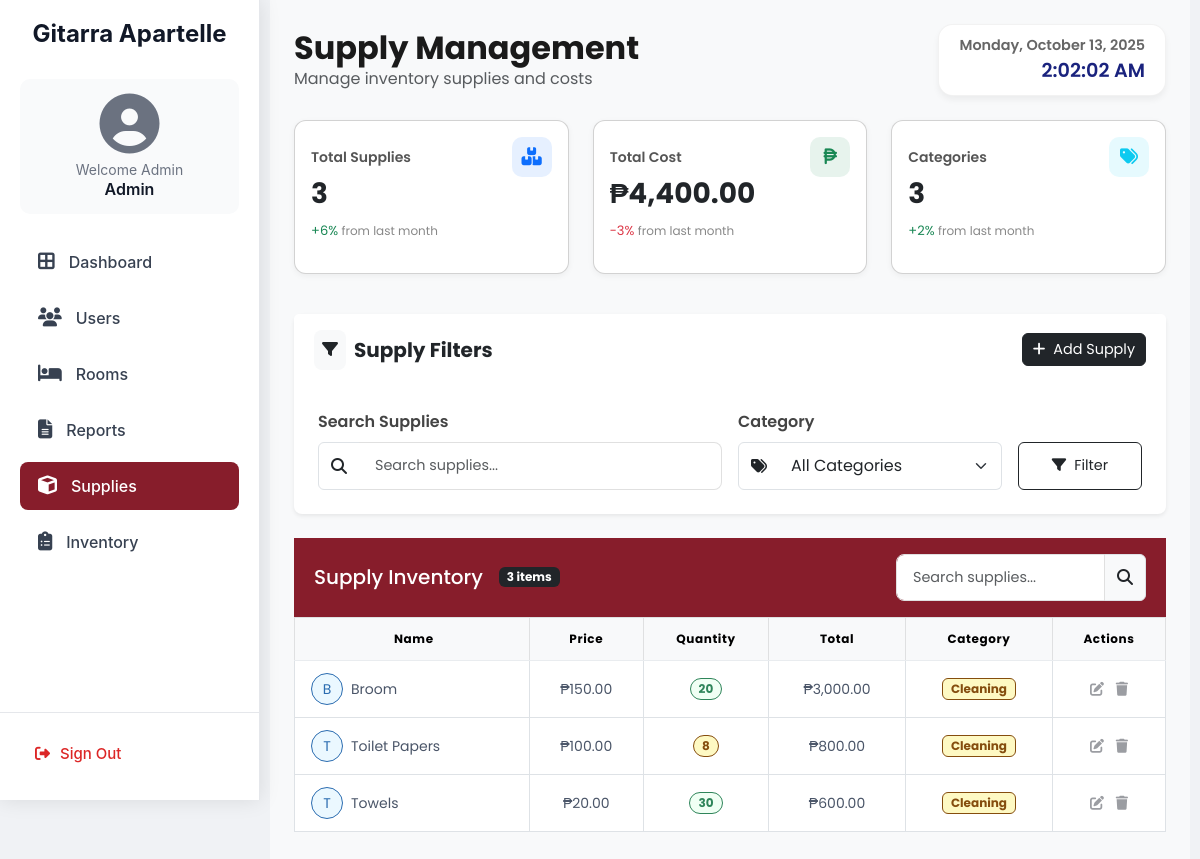
/admin-supplies.php, run on an earlier commit of the app's database.
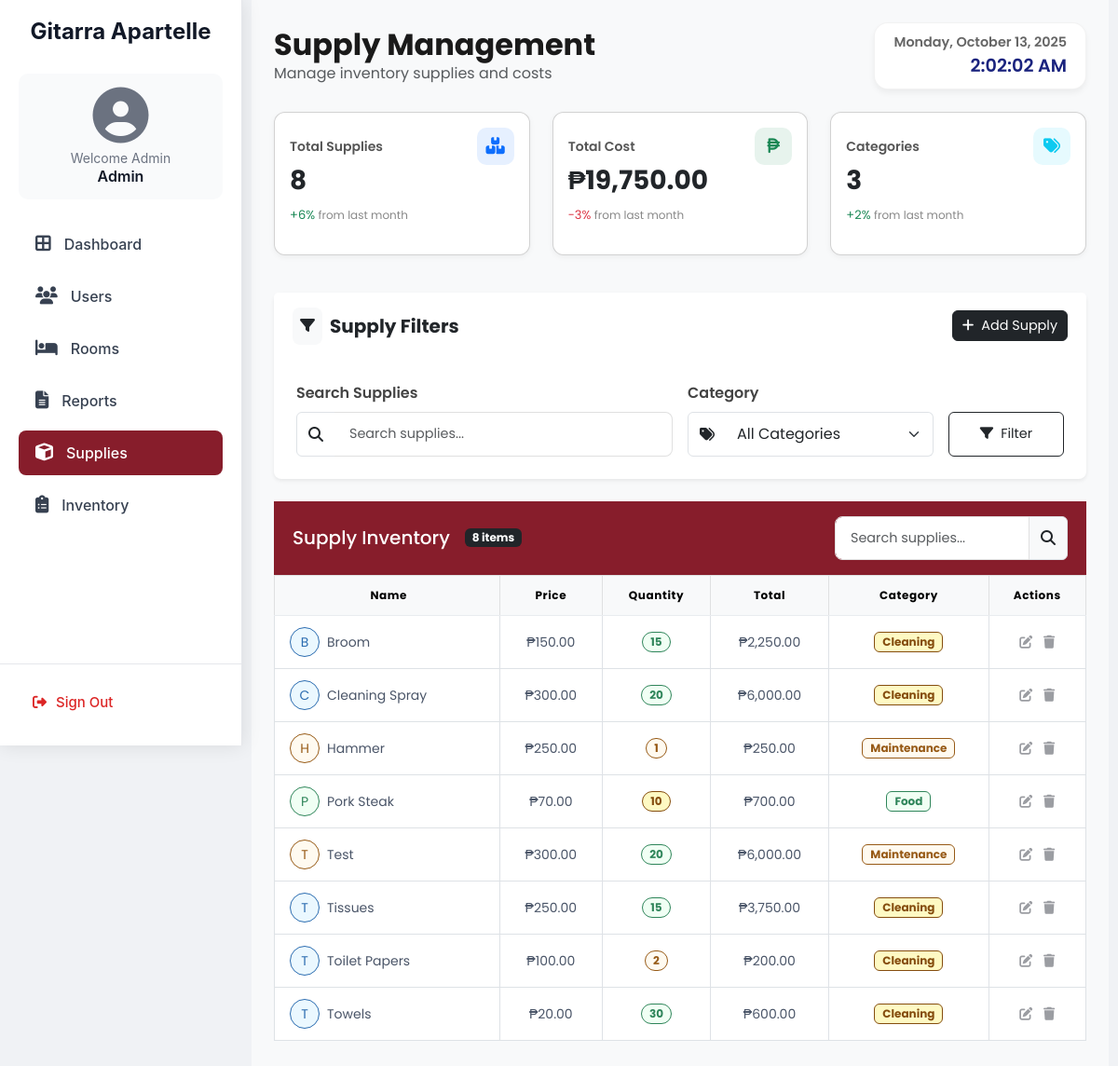
And on a later commit of the database.
### tables this page shows
CREATE TABLE `supplies` (
  `id` int NOT NULL,
  `name` varchar(100) NOT NULL,
  `price` decimal(10,2) NOT NULL,
  `quantity` int NOT NULL DEFAULT '1',
  `category` enum('Cleaning','Maintenance','Food') NOT NULL,
  `created_at` timestamp NULL DEFAULT CURRENT_TIMESTAMP
);

### admin-supplies.php (the view, shortened to what the changed rows need)
<?php
require_once 'database.php';
$where = [];
$whereSql = $where ? ('WHERE ' . implode(' AND ', $where)) : '';
$stmt = $conn->prepare("SELECT * FROM supplies $whereSql ORDER BY name ASC");
$stmt->execute();
$supplies = $stmt->get_result()->fetch_all(MYSQLI_ASSOC);
$totalSupplies = count($supplies);
$totalCost = array_reduce($supplies, fn($sum, $s) => $sum + ($s['price'] * $s['quantity']), 0);
?>
<!DOCTYPE html>
<html lang="en">
<head>
  <link href="https://cdn.jsdelivr.net/npm/bootstrap@5.3.0/dist/css/bootstrap.min.css" rel="stylesheet">
  <link rel="stylesheet" href="https://cdnjs.cloudflare.com/ajax/libs/font-awesome/6.4.2/css/all.min.css">
    <link href="https://cdn.datatables.net/1.11.5/css/dataTables.bootstrap5.min.css" rel="stylesheet">
  <link href="style.css" rel="stylesheet">
</head>
<body>
<div class="content p-4">
  <div class="d-flex justify-content-between align-items-center mb-4">
    <div>
      <h2 class="fw-bold mb-0">Supply Management</h2>
    </div>
  </div>
<div class="row mb-4">
    <div class="col-md-4 mb-3">
        <div class="card stat-card h-100 p-3">
            <div class="d-flex justify-content-between align-items-center">
                <p class="stat-title">Total Supplies</p>
                <div class="stat-icon bg-primary bg-opacity-10 text-primary">
                </div>
            </div>
            <h3 class="fw-bold mb-1"><?php echo $totalSupplies; ?></h3>
            <p class="stat-change text-success">+6% <span>from last month</span></p>
        </div>
    </div>
    <div class="col-md-4 mb-3">
        <div class="card stat-card h-100 p-3">
            <div class="d-flex justify-content-between align-items-center">
                <p class="stat-title">Total Cost</p>
                <div class="stat-icon bg-success bg-opacity-10 text-success">
                </div>
            </div>
            <h3 class="fw-bold mb-1">₱<?php echo number_format($totalCost, 2); ?></h3>
            <p class="stat-change text-danger">-3% <span>from last month</span></p>
        </div>
    </div>
</div>
<div class="card-header d-flex justify-content-between align-items-center py-3" style="background-color: #871D2B;">
  <div class="d-flex align-items-center">
    <h5 class="mb-0 me-3 text-white">Supply Inventory</h5>
    <span class="badge bg-dark"><?php echo $totalSupplies; ?> items</span>
  </div>
</div>
  <div class="card-body p-0">
    <div class="table-responsive">
      <table id="supplyTable" class="table table-bordered table-hover">
        <thead class="table-light">
          <tr>
            <th class="ps-3">Name</th>
            <th>Price</th>
            <th>Quantity</th>
            <th>Total</th>
            <th>Category</th>
            <th>Actions</th>
          </tr>
        </thead>
        <tbody>
          <?php if (count($supplies) > 0): ?>
            <?php foreach ($supplies as $s): ?>
            <tr>
              <td class="ps-3">
                <div class="d-flex align-items-center">
                  <div class="avatar-sm
                      <?php if ($s['category'] == 'Cleaning'): ?>
                        bg-blue-100 text-blue-800 border-blue-200
                      <?php elseif ($s['category'] == 'Maintenance'): ?>
                        bg-amber-100 text-amber-800 border-amber-200
                      <?php else: ?>
                        bg-green-100 text-green-800 border-green-200
                      <?php endif; ?>
                      rounded-circle d-flex align-items-center justify-content-center me-2"
                      style="width: 32px; height: 32px; border:1px solid;">
                    <span><?= strtoupper(substr($s['name'], 0, 1)) ?></span>
                  </div>
                  <div><?= htmlspecialchars($s['name']) ?></div>
                </div>
              </td>
              <td>₱<?= number_format($s['price'], 2) ?></td>
                <td>
                  <span class="badge rounded-pill
                    <?php if ($s['quantity'] > 10): ?>
                      bg-green-100 text-green-800 border-green-200
                    <?php elseif ($s['quantity'] > 5): ?>
                      bg-yellow-100 text-yellow-800 border-yellow-200
                    <?php else: ?>
                      bg-amber-100 text-amber-800 border-amber-200
                    <?php endif; ?>
                  ">
                    <?= (int)$s['quantity'] ?>
                  </span>
                </td>
              <td>₱<?= number_format($s['price'] * $s['quantity'], 2) ?></td>
              <td>
                <span class="badge
                  <?php if ($s['category'] == 'Cleaning'): ?>
                    bg-yellow-100 text-yellow-800 border-yellow-200
                  <?php elseif ($s['category'] == 'Maintenance'): ?>
                    bg-amber-100 text-amber-800 border-amber-200
                  <?php else: ?>
                    bg-green-100 text-green-800 border-green-200
                  <?php endif; ?>
                ">
                  <?= htmlspecialchars($s['category']) ?>
                </span>
              </td>
              <td class="text-center user-actions">
                <span class="action-btn edit me-2"
                      onclick="populateEditForm(<?= $s['id'] ?>, '<?= htmlspecialchars($s['name'], ENT_QUOTES) ?>', <?= $s['price'] ?>, <?= $s['quantity'] ?>, '<?= $s['category'] ?>')">
                  <i class="fas fa-edit"></i>
                </span>
                <span class="action-btn delete"
                      onclick="confirmDelete(<?= $s['id'] ?>)">
                  <i class="fas fa-trash"></i>
                </span>
              </td>
            </tr>
            <?php endforeach; ?>
          <?php endif; ?>
        </tbody>
      </table>
    </div>
  </div>
</div>
</body>
</html>

What changed in the data, as far as the page shows it:
changed supplies "Broom": quantity "20" → "15"; $s['price'] * $s['quantity'] "3,000.00" → "2,250.00"
added supplies: name "C", name "Cleaning Spray", price "300.00", quantity "20", $s['price'] * $s['quantity'] "6,000.00", category "Cleaning"
added supplies: name "H", name "Hammer", price "250.00", quantity "1", $s['price']*$s['quantity'] "250.00", category "Maintenance"
added supplies: name "P", name "Pork Steak", price "70.00", quantity "10", $s['price'] * $s['quantity'] "700.00", category "Food"
added supplies: name "T", name "Test", price "300.00", quantity "20", $s['price'] * $s['quantity'] "6,000.00", category "Maintenance"
added supplies: name "T", name "Tissues", price "250.00", quantity "15", $s['price'] * $s['quantity'] "3,750.00", category "Cleaning"
changed supplies "Toilet Papers": quantity "8" → "2"; $s['price'] * $s['quantity'] "800.00" → "200.00"
Also different on the page:
$totalSupplies: "3" → "8"
$totalCost: "4,400.00" → "19,750.00"
